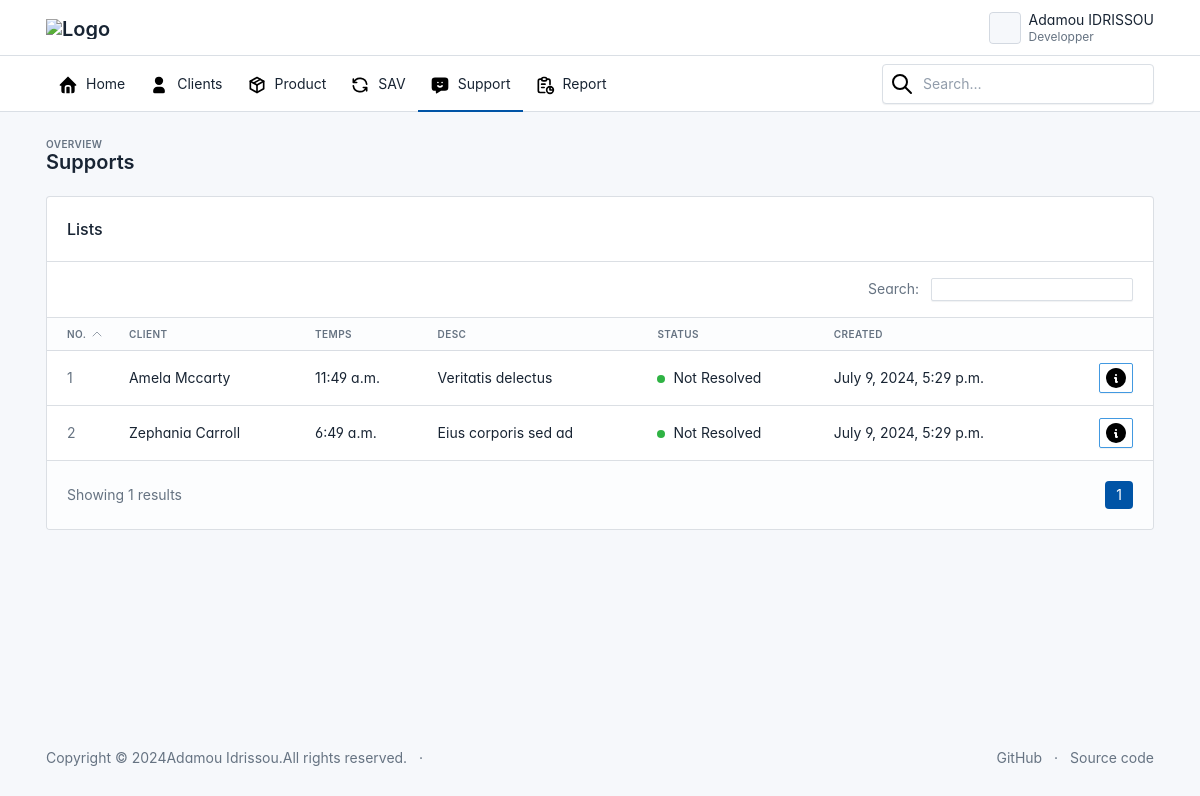
The page /supports/ on the database its author committed.
### services/models.py (models this page shows, shortened)
class Support(models.Model):
    time = models.TimeField(blank=True)
    desc = models.TextField(blank=True)
    resolved = models.BooleanField(default=False)
    created = models.DateTimeField(auto_now_add=True)
    updated = models.DateTimeField(auto_now=True)
    client = models.ForeignKey(Client, on_delete=models.CASCADE)

class Client(models.Model):
    first_name = models.CharField(max_length=255)
    last_name = models.CharField(max_length=255)
    email = models.EmailField(unique=True, null=True)
    indicatif = models.CharField(max_length=7, default="+228")
    phone_number = models.CharField(max_length=24, unique=True)
    status = models.BooleanField(default=True)
    profile = models.FileField(upload_to="clients/", blank=True)
    created = models.DateTimeField(auto_now_add=True)
    updated = models.DateTimeField(auto_now=True)

### services/views.py (the view)
# urls.py: path('supports/', supports, name='supports'),
def supports(request):
    search_support = ''
    if 'search_support' in request.GET :
        search_support = request.GET['search_support']
        if search_support == '':
            supports = []
        else:
            supports = Support.objects.filter(Q(client__first_name=search_support) | Q(client__last_name=search_support)).order_by('-updated')
    else :
        supports = Support.objects.all().order_by('-updated')
    paginator = Paginator(supports, 10)
    page_number = request.GET.get('page')
    supportsFinal = paginator.get_page(page_number)
    context =  {
        'page' : 'Supports',
        'user' : request.user,
        'supports' : supportsFinal,
        'search_support' : search_support,
    }
    return render(request, 'supports.html', context)

### services/templates/supports.html (shortened to what this page needs)
{% load static %}
<!DOCTYPE html>
<html lang="en">
<head>
    {% include "./layouts/styles.html" %}
</head>
<body>
    <div class="page">
        {% include "./layouts/header.html" %}
        <div class="page-wrapper">
            <div class="page-header d-print-none">
                <div class="container-xl">
                    <div class="row g-2 align-items-center">
                        <div class="col">
                            <div class="page-pretitle">Overview</div>
                            <h2 class="page-title">Supports</h2>
                        </div>
                    </div>
                </div>
            </div>
            <div class="page-body">
                <div class="container-xl">
                    <div class="row row-deck row-cards">
                        <div class="col-12">
                            <div class="card">
                                <div class="card-header">
                                    <h3 class="card-title">Lists</h3>
                                </div>
                                <div class="card-body border-bottom py-3">
                                    <div class="d-flex">
                                        <div class="ms-auto text-secondary">
                                            Search:
                                            <div class="ms-2 d-inline-block">
                                                <input type="text" class="form-control form-control-sm" aria-label="Search...">
                                            </div>
                                        </div>
                                    </div>
                                </div>
                                <div class="table-responsive">
                                    <table class="table card-table table-vcenter text-nowrap datatable">
                                        <thead>
                                            <tr>
                                                <th class="w-1">No.
                                                    <svg xmlns="http://www.w3.org/2000/svg" class="icon icon-sm icon-thick" width="24" height="24" viewBox="0 0 24 24" stroke-width="2" stroke="currentColor" fill="none" stroke-linecap="round" stroke-linejoin="round"><path stroke="none" d="M0 0h24v24H0z" fill="none"/><path d="M6 15l6 -6l6 6" /></svg>
                                                </th>
                                                <th>Client</th>
                                                <th>Temps</th>
                                                <th>Desc</th>
                                                <th>Status</th>
                                                <th>Created</th>
                                                <th></th>
                                            </tr>
                                        </thead>
                                        <tbody>
                                            {% for support in supports %}
                                                <tr>
                                                    <td><span class="text-secondary">{{ forloop.counter }}</span></td>
                                                    <td>{{ support.client.first_name }} {{ support.client.last_name }}</td>
                                                    <td>{{ support.time }}</td>
                                                    <td>{{ support.desc }}</td>
                                                    <td>
                                                        {% if support.resolved == 1 %}
                                                            <span class="badge bg-success me-1"></span> Resolved
                                                        {% else %}
                                                            <span class="badge bg-success me-1"></span> Not Resolved
                                                        {% endif %}
                                                    </td>
                                                    <td>{{ support.created }}</td>
                                                    <td class="text-end">
                                                        <a href="" class="btn btn-sm btn-outline-info">
                                                            <img src="{% static "icons/info.svg" %}" alt="" srcset="">
                                                        </a>
                                                    </td>
                                                </tr>
                                            {% empty %}
                                                <tr>
                                                    <th scope="row">
                                                        <span class="mb-0 text-sm">Aucun support trouvée dans la base</span>
                                                    </th>
                                                </tr>
                                            {% endfor %}
                                        </tbody>
                                    </table>
                                </div>
                                <div class="card-footer d-flex align-items-center">
                                    <p class="m-0 text-secondary">Showing <span>1</span> results</p>
                                    <ul class="pagination m-0 ms-auto">
                                        {% for page_number in supports.paginator.page_range %}
                                            {% if supports.number == page_number %}
                                                <li class="page-item active">
                                                    <a class="page-link" href="{% url 'supports' %}?page={{ page_number }}">{{ page_number }}</a>
                                                </li>
                                            {% else %}
                                                <li class="page-item">
                                                    <a class="page-link" href="{% url 'supports' %}?page={{ page_number }}">{{ page_number }}</a>
                                                </li>
                                            {% endif %}
                                        {% endfor %}
                                    </ul>
                                </div>
                            </div>
                        </div>
                    </div>
                </div>
            </div>
            {% include "./layouts/footer.html" %}
        </div>
    </div>
</body>
</html>

### services/templates/layouts/styles.html (style rules this page uses)
:root { --tblr-font-sans-serif: 'Inter Var', -apple-system, BlinkMacSystemFont, San Francisco, Segoe UI, Roboto, Helvetica Neue, sans-serif; }
body { font-feature-settings: "cv03", "cv04", "cv11"; }

### rows shown on the page
Support: client.first_name "Amela", client.last_name "Mccarty", time "11:49 a.m.", desc "Veritatis delectus", resolved False (drawn), created "July 9, 2024, 5:29 p.m."
Support: client.first_name "Zephania", client.last_name "Carroll", time "6:49 a.m.", desc "Eius corporis sed ad", resolved False (drawn), created "July 9, 2024, 5:29 p.m."

### other values the page prints
{{ page_number }} "1"
